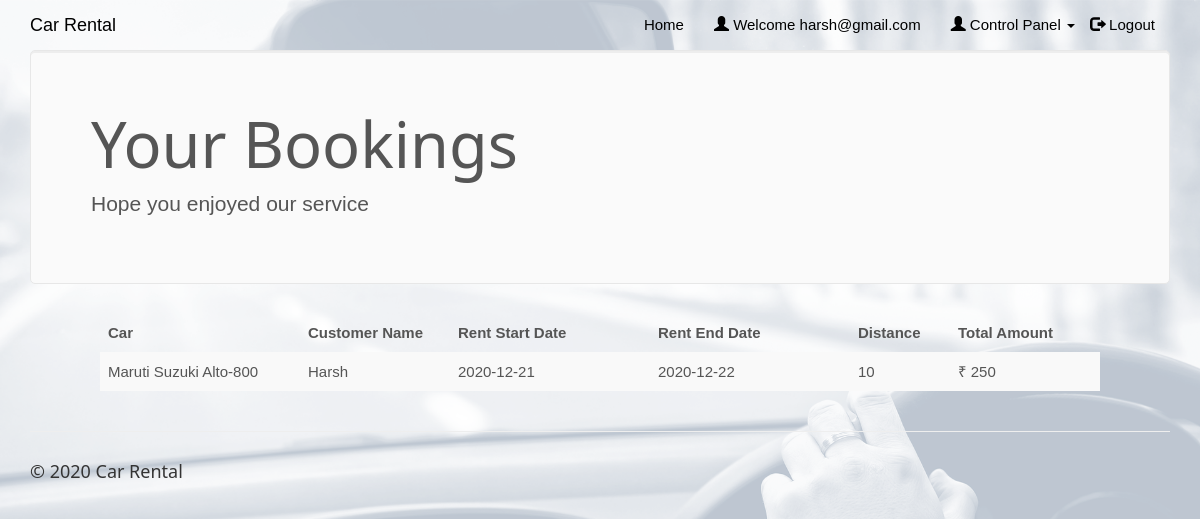
Page /clientview.php (signed in) on the committed database.
### tables this page shows
CREATE TABLE `rentedcars` (
  `id` int(100) NOT NULL,
  `customer_username` varchar(50) NOT NULL,
  `car_id` int(20) NOT NULL,
  `driver_id` int(20) NOT NULL,
  `booking_date` date NOT NULL,
  `rent_start_date` date NOT NULL,
  `rent_end_date` date NOT NULL,
  `car_return_date` date DEFAULT NULL,
  `fare` double NOT NULL,
  `charge_type` varchar(25) NOT NULL DEFAULT 'days',
  `distance` double DEFAULT NULL,
  `no_of_days` int(50) DEFAULT NULL,
  `total_amount` double DEFAULT NULL,
  `return_status` varchar(10) NOT NULL
);

CREATE TABLE `cars` (
  `car_id` int(20) NOT NULL,
  `car_name` varchar(50) NOT NULL,
  `car_nameplate` varchar(50) NOT NULL,
  `car_img` varchar(50) DEFAULT 'NA',
  `ac_price` float NOT NULL,
  `non_ac_price` float NOT NULL,
  `ac_price_per_day` float NOT NULL,
  `non_ac_price_per_day` float NOT NULL,
  `car_availability` varchar(10) NOT NULL
);

CREATE TABLE `customers` (
  `customer_username` varchar(50) NOT NULL,
  `customer_name` varchar(50) NOT NULL,
  `customer_phone` varchar(15) NOT NULL,
  `customer_email` varchar(25) NOT NULL,
  `customer_address` varchar(50) NOT NULL,
  `customer_password` varchar(20) NOT NULL
);

### clientview.php (the view, shortened to what this page needs)
<!DOCTYPE html>
<html>
<?php
$conn = Connect();
?>
<head>
<link rel="stylesheet" href="assets/bootstrap/css/bootstrap.min.css">
<link rel="stylesheet" href="assets/fonts/font-awesome.min.css">
<link rel="stylesheet" href="assets/w3css/w3.css">
<link rel="stylesheet" type="text/css" href="assets/css/customerlogin.css">
<link rel="stylesheet" type="text/css" media="screen" href="assets/css/clientpage.css" />
</head>
<body id="page-top" data-spy="scroll" data-target=".navbar-fixed-top">
    <nav class="navbar navbar-custom navbar-fixed-top" role="navigation" style="color: black">
        <div class="container">
            <div class="navbar-header">
                <a class="navbar-brand page-scroll" href="index.php">
                   Car Rental </a>
            </div>
            <?php
                if(isset($_SESSION['login_client'])){
            ?>
            <div class="collapse navbar-collapse navbar-right navbar-main-collapse">
                <ul class="nav navbar-nav">
                    <li>
                        <a href="index.php">Home</a>
                    </li>
                    <li>
                        <a href="#"><span class="glyphicon glyphicon-user"></span> Welcome <?php echo $_SESSION['login_client']; ?></a>
                    </li>
                    <li>
                    <ul class="nav navbar-nav navbar-right">
            <li><a href="#" class="dropdown-toggle active" data-toggle="dropdown" role="button" aria-haspopup="true" aria-expanded="false"><span class="glyphicon glyphicon-user"></span> Control Panel <span class="caret"></span> </a>
            </li>
          </ul>
                    </li>
                    <li>
                        <a href="logout.php"><span class="glyphicon glyphicon-log-out"></span> Logout</a>
                    </li>
                </ul>
            </div>
            <?php
                }
                ?>
        </div>
    </nav>
<?php $login_client = $_SESSION['login_client'];
    $sql1 = "SELECT * FROM rentedcars rc, clientcars cc, customers c, cars WHERE cc.client_username = '$login_client' AND cc.car_id = rc.car_id AND rc.return_status = 'R' AND c.customer_username = rc.customer_username AND cc.car_id = cars.car_id";
    $result1 = $conn->query($sql1);
    if (mysqli_num_rows($result1) > 0) {
?>
<div class="container">
      <div class="jumbotron">
        <h1>Your Bookings</h1>
        <p> Hope you enjoyed our service </p>
      </div>
    </div>
    <div class="table-responsive" style="padding-left: 100px; padding-right: 100px;" >
<table class="table table-striped">
  <thead class="thead-dark">
<tr>
<th width="20%">Car</th>
<th width="15%">Customer Name</th>
<th width="20%">Rent Start Date</th>
<th width="20%">Rent End Date</th>
<th width="10%">Distance</th>
<th width="15%">Total Amount</th>
</tr>
</thead>
<?php
        while($row = mysqli_fetch_assoc($result1)) {
?>
<tr>
<td><?php echo $row["car_name"]; ?></td>
<td><?php echo $row["customer_name"]; ?></td>
<td><?php echo $row["rent_start_date"] ?></td>
<td><?php echo $row["rent_end_date"]; ?></td>
<td><?php echo $row["distance"]; ?></td>
<td>&#8377; <?php echo $row["total_amount"]; ?></td>
</tr>
<?php        } ?>
                </table>
                </div>
            <?php
        } ?>
</body>
<footer class="site-footer">
        <div class="container">
            <hr>
            <div class="row">
                <div class="col-sm-6">
                    <h5>© 2020 Car Rental</h5>
                </div>
            </div>
        </div>
    </footer>
</html>

### assets/w3css/w3.css (style rules this page uses)
*,*:before,*:after { box-sizing:inherit }
html { -ms-text-size-adjust:100%;-webkit-text-size-adjust:100% }
body { margin:0 }
article,aside,details,figcaption,figure,footer,header,main,menu,nav,section,summary { display:block }
a { background-color:transparent;-webkit-text-decoration-skip:objects }
hr { box-sizing:content-box;height:0;overflow:visible }
html,body { font-family:Verdana,sans-serif;font-size:15px;line-height:1.5 }
html { overflow-x:hidden }
h1 { font-size:36px }
h5 { font-size:18px }
h1,h2,h3,h4,h5,h6 { font-family:"Segoe UI",Arial,sans-serif;font-weight:400;margin:10px 0 }
hr { border:0;border-top:1px solid #eee;margin:20px 0 }
a { color:inherit }

### assets/css/customerlogin.css (style rules this page uses)
body, html { height: 100%; }
body { padding-top: 50px; background: url("../../assets/img/forcustomer.png"); background-size: 100%; }
footer { display: block; }

### rows in the picture
rentedcars: car.car_name "Maruti Suzuki Alto-800", customer_username.customer_name "Harsh", rent_start_date "2020-12-21", rent_end_date "2020-12-22", distance "10", total_amount "250"

### other values in the picture
$_SESSION['login_client'] "harsh@gmail.com"
